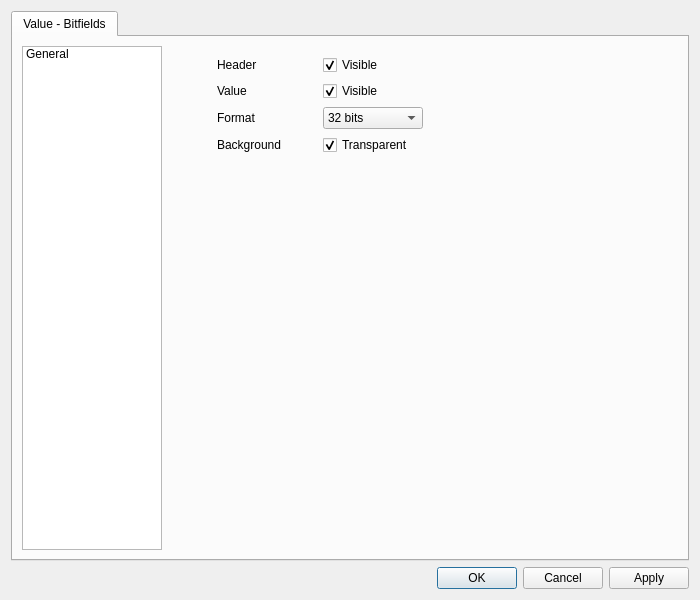
<?xml version="1.0" encoding="UTF-8"?>
<ui version="4.0">
 <class>QTBValueBitfieldsEditor</class>
 <widget class="QDialog" name="QTBValueBitfieldsEditor">
  <property name="geometry">
   <rect>
    <x>0</x>
    <y>0</y>
    <width>700</width>
    <height>600</height>
   </rect>
  </property>
  <property name="windowTitle">
   <string>Bitfields Table</string>
  </property>
  <layout class="QVBoxLayout" name="verticalLayout_2">
   <item>
    <widget class="QTabWidget" name="tabWidget">
     <property name="currentIndex">
      <number>0</number>
     </property>
     <widget class="QWidget" name="tab">
      <attribute name="title">
       <string>Value - Bitfields</string>
      </attribute>
      <layout class="QHBoxLayout" name="horizontalLayout_4">
       <item>
        <widget class="QListWidget" name="listWidget">
         <property name="minimumSize">
          <size>
           <width>140</width>
           <height>0</height>
          </size>
         </property>
         <property name="maximumSize">
          <size>
           <width>140</width>
           <height>16777215</height>
          </size>
         </property>
         <property name="editTriggers">
          <set>QAbstractItemView::NoEditTriggers</set>
         </property>
         <property name="currentRow">
          <number>-1</number>
         </property>
         <item>
          <property name="text">
           <string>General</string>
          </property>
         </item>
        </widget>
       </item>
       <item>
        <widget class="QStackedWidget" name="stackedWidget">
         <property name="currentIndex">
          <number>0</number>
         </property>
         <widget class="QWidget" name="page">
          <layout class="QVBoxLayout" name="verticalLayout">
           <item>
            <layout class="QHBoxLayout" name="horizontalLayout_3">
             <item>
              <spacer name="horizontalSpacer_2">
               <property name="orientation">
                <enum>Qt::Horizontal</enum>
               </property>
               <property name="sizeType">
                <enum>QSizePolicy::Fixed</enum>
               </property>
               <property name="sizeHint" stdset="0">
                <size>
                 <width>40</width>
                 <height>20</height>
                </size>
               </property>
              </spacer>
             </item>
             <item>
              <widget class="QLabel" name="label_3">
               <property name="minimumSize">
                <size>
                 <width>100</width>
                 <height>0</height>
                </size>
               </property>
               <property name="text">
                <string>Header </string>
               </property>
              </widget>
             </item>
             <item>
              <widget class="QCheckBox" name="headerCheckBox">
               <property name="minimumSize">
                <size>
                 <width>100</width>
                 <height>0</height>
                </size>
               </property>
               <property name="text">
                <string>Visible</string>
               </property>
               <property name="checked">
                <bool>true</bool>
               </property>
              </widget>
             </item>
             <item>
              <spacer name="horizontalSpacer">
               <property name="orientation">
                <enum>Qt::Horizontal</enum>
               </property>
               <property name="sizeHint" stdset="0">
                <size>
                 <width>40</width>
                 <height>20</height>
                </size>
               </property>
              </spacer>
             </item>
            </layout>
           </item>
           <item>
            <layout class="QHBoxLayout" name="horizontalLayout_8">
             <item>
              <spacer name="horizontalSpacer_5">
               <property name="orientation">
                <enum>Qt::Horizontal</enum>
               </property>
               <property name="sizeType">
                <enum>QSizePolicy::Fixed</enum>
               </property>
               <property name="sizeHint" stdset="0">
                <size>
                 <width>40</width>
                 <height>20</height>
                </size>
               </property>
              </spacer>
             </item>
             <item>
              <widget class="QLabel" name="label_6">
               <property name="minimumSize">
                <size>
                 <width>100</width>
                 <height>0</height>
                </size>
               </property>
               <property name="text">
                <string>Value</string>
               </property>
              </widget>
             </item>
             <item>
              <widget class="QCheckBox" name="valueCheckBox">
               <property name="minimumSize">
                <size>
                 <width>100</width>
                 <height>0</height>
                </size>
               </property>
               <property name="text">
                <string>Visible</string>
               </property>
               <property name="checked">
                <bool>true</bool>
               </property>
              </widget>
             </item>
             <item>
              <spacer name="horizontalSpacer_4">
               <property name="orientation">
                <enum>Qt::Horizontal</enum>
               </property>
               <property name="sizeHint" stdset="0">
                <size>
                 <width>40</width>
                 <height>20</height>
                </size>
               </property>
              </spacer>
             </item>
            </layout>
           </item>
           <item>
            <layout class="QHBoxLayout" name="horizontalLayout_2">
             <item>
              <spacer name="horizontalSpacer_7">
               <property name="orientation">
                <enum>Qt::Horizontal</enum>
               </property>
               <property name="sizeType">
                <enum>QSizePolicy::Fixed</enum>
               </property>
               <property name="sizeHint" stdset="0">
                <size>
                 <width>40</width>
                 <height>20</height>
                </size>
               </property>
              </spacer>
             </item>
             <item>
              <widget class="QLabel" name="label_2">
               <property name="minimumSize">
                <size>
                 <width>100</width>
                 <height>0</height>
                </size>
               </property>
               <property name="text">
                <string>Format</string>
               </property>
              </widget>
             </item>
             <item>
              <widget class="QComboBox" name="formatComboBox">
               <property name="minimumSize">
                <size>
                 <width>100</width>
                 <height>0</height>
                </size>
               </property>
               <item>
                <property name="text">
                 <string>32 bits</string>
                </property>
               </item>
               <item>
                <property name="text">
                 <string>LSB 15-0</string>
                </property>
               </item>
               <item>
                <property name="text">
                 <string>MSB 31-16</string>
                </property>
               </item>
              </widget>
             </item>
             <item>
              <spacer name="horizontalSpacer_3">
               <property name="orientation">
                <enum>Qt::Horizontal</enum>
               </property>
               <property name="sizeHint" stdset="0">
                <size>
                 <width>40</width>
                 <height>20</height>
                </size>
               </property>
              </spacer>
             </item>
            </layout>
           </item>
           <item>
            <layout class="QHBoxLayout" name="horizontalLayout_9">
             <item>
              <spacer name="horizontalSpacer_8">
               <property name="orientation">
                <enum>Qt::Horizontal</enum>
               </property>
               <property name="sizeType">
                <enum>QSizePolicy::Fixed</enum>
               </property>
               <property name="sizeHint" stdset="0">
                <size>
                 <width>40</width>
                 <height>20</height>
                </size>
               </property>
              </spacer>
             </item>
             <item>
              <widget class="QLabel" name="label_8">
               <property name="minimumSize">
                <size>
                 <width>100</width>
                 <height>0</height>
                </size>
               </property>
               <property name="text">
                <string>Background</string>
               </property>
              </widget>
             </item>
             <item>
              <widget class="QCheckBox" name="transparentCheckBox">
               <property name="minimumSize">
                <size>
                 <width>100</width>
                 <height>0</height>
                </size>
               </property>
               <property name="text">
                <string>Transparent</string>
               </property>
               <property name="checked">
                <bool>true</bool>
               </property>
              </widget>
             </item>
             <item>
              <spacer name="horizontalSpacer_6">
               <property name="orientation">
                <enum>Qt::Horizontal</enum>
               </property>
               <property name="sizeHint" stdset="0">
                <size>
                 <width>40</width>
                 <height>20</height>
                </size>
               </property>
              </spacer>
             </item>
            </layout>
           </item>
           <item>
            <spacer name="verticalSpacer">
             <property name="orientation">
              <enum>Qt::Vertical</enum>
             </property>
             <property name="sizeHint" stdset="0">
              <size>
               <width>20</width>
               <height>40</height>
              </size>
             </property>
            </spacer>
           </item>
          </layout>
         </widget>
         <widget class="QWidget" name="page_2"/>
        </widget>
       </item>
      </layout>
     </widget>
    </widget>
   </item>
   <item>
    <widget class="QDialogButtonBox" name="buttonBox">
     <property name="orientation">
      <enum>Qt::Horizontal</enum>
     </property>
     <property name="standardButtons">
      <set>QDialogButtonBox::Apply|QDialogButtonBox::Cancel|QDialogButtonBox::Ok</set>
     </property>
    </widget>
   </item>
  </layout>
 </widget>
 <resources/>
 <connections>
  <connection>
   <sender>buttonBox</sender>
   <signal>accepted()</signal>
   <receiver>QTBValueBitfieldsEditor</receiver>
   <slot>accept()</slot>
   <hints>
    <hint type="sourcelabel">
     <x>248</x>
     <y>254</y>
    </hint>
    <hint type="destinationlabel">
     <x>157</x>
     <y>274</y>
    </hint>
   </hints>
  </connection>
  <connection>
   <sender>buttonBox</sender>
   <signal>rejected()</signal>
   <receiver>QTBValueBitfieldsEditor</receiver>
   <slot>reject()</slot>
   <hints>
    <hint type="sourcelabel">
     <x>316</x>
     <y>260</y>
    </hint>
    <hint type="destinationlabel">
     <x>286</x>
     <y>274</y>
    </hint>
   </hints>
  </connection>
 </connections>
</ui>
